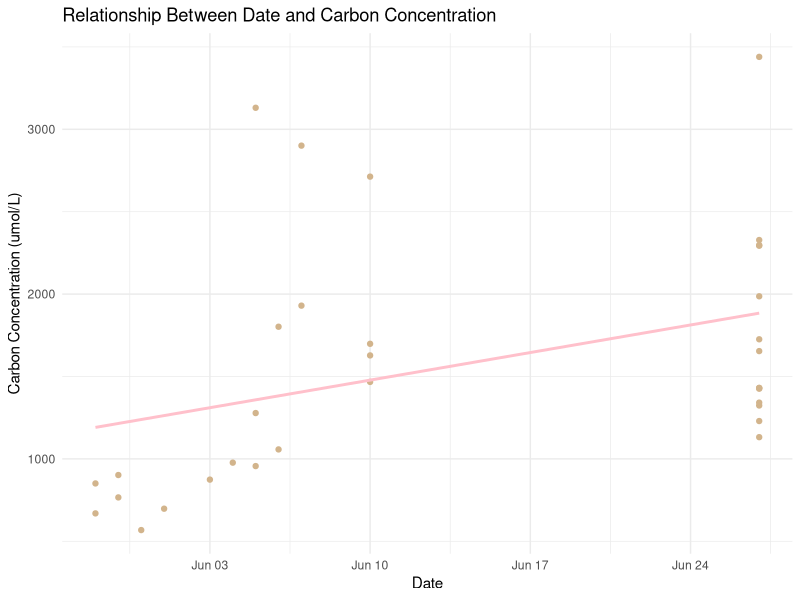
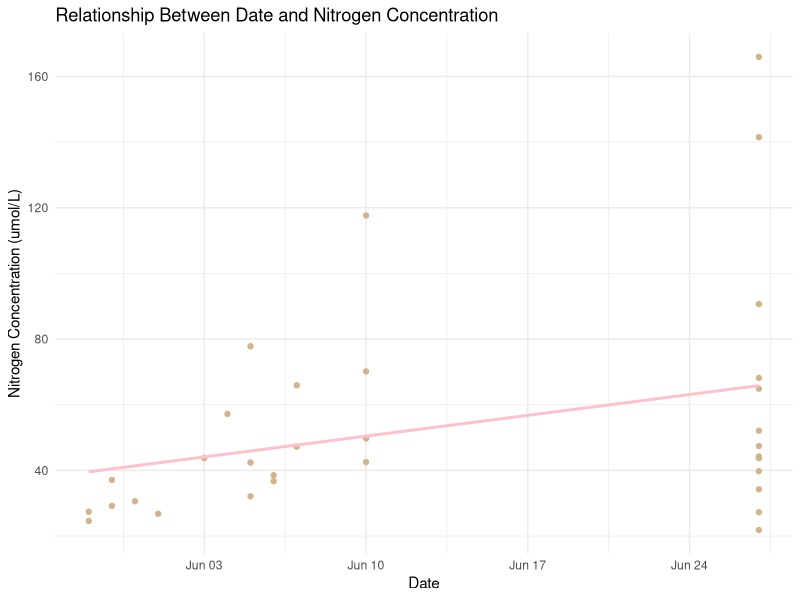
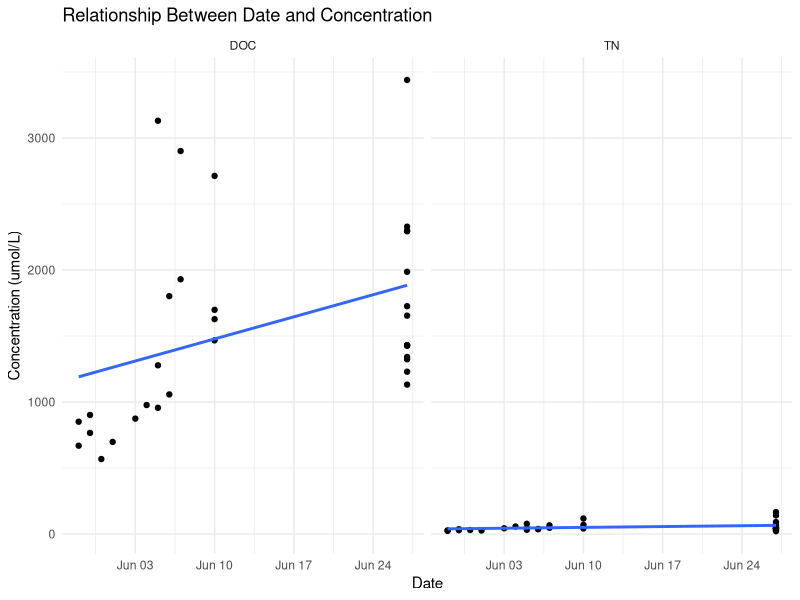
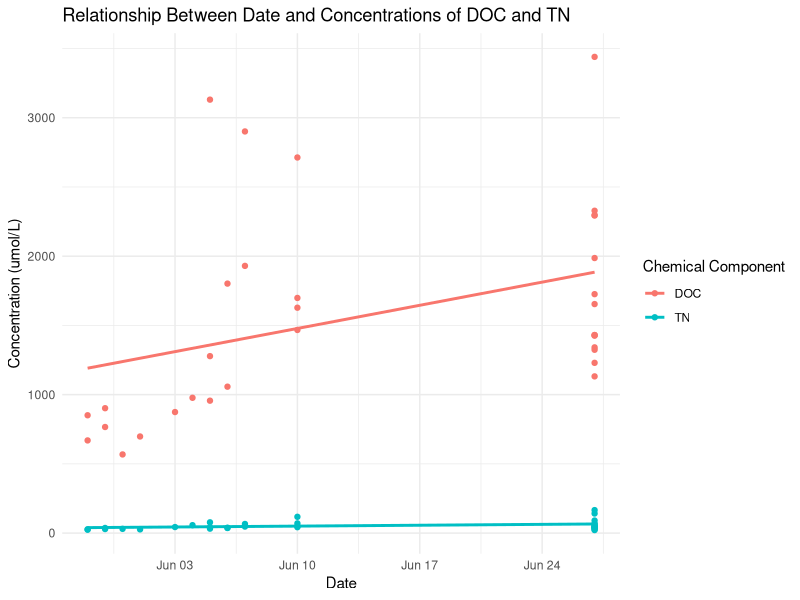
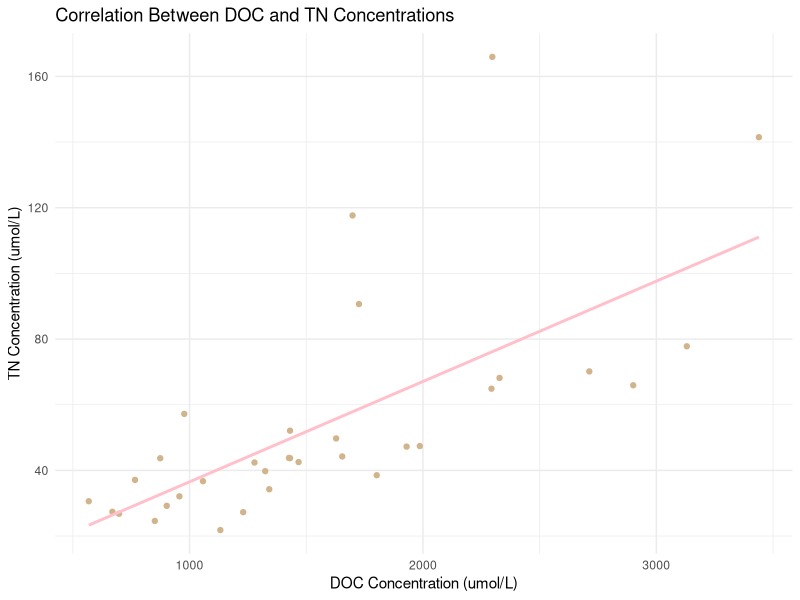
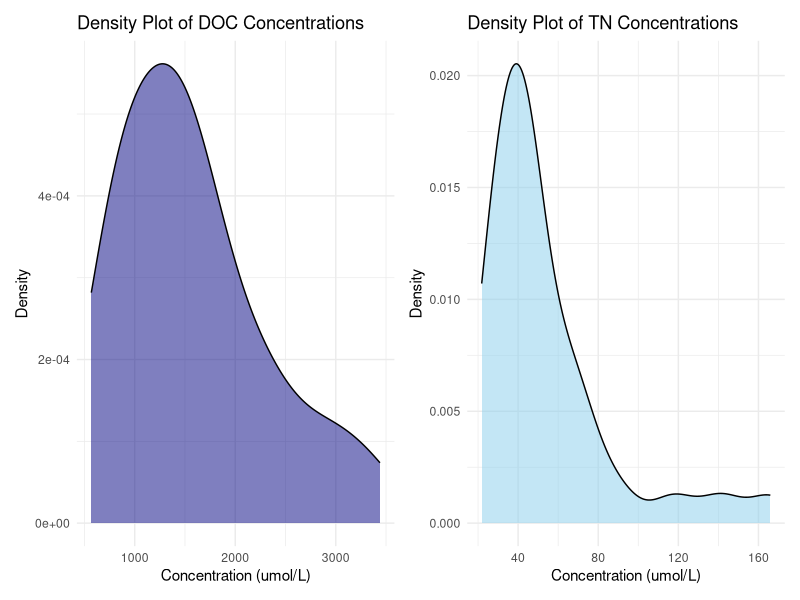
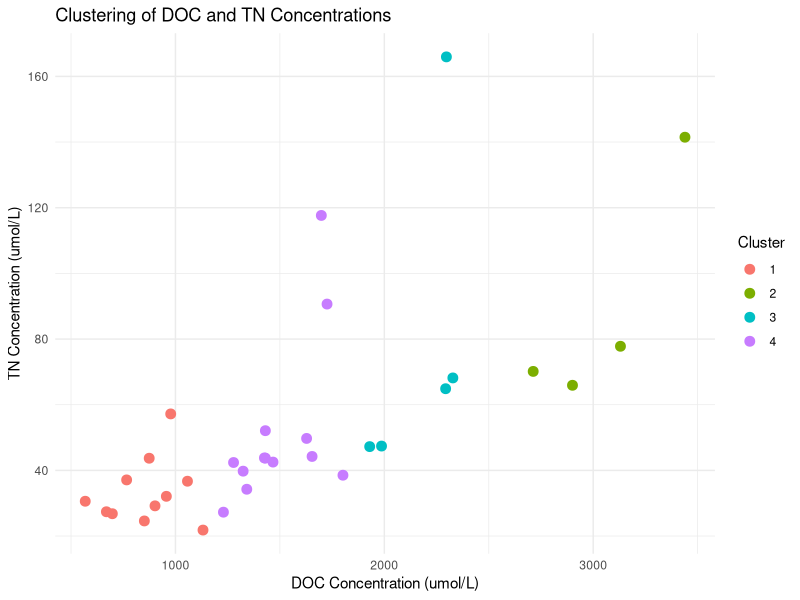

Here is the R script that generated these plots, in order:
## ---- chunk 1
#| include: true
#| error: false
library(tidyverse)
library(patchwork)
library(ggplot2)
library(dplyr)
## ---- chunk 2
#| include: true
DOC <- read.csv("CGAlaskaDOC.csv")
glimpse(DOC)
## ---- chunk 3
#| include: false
TN <- read.csv("CGAlaskaTN.csv")
glimpse(TN)
## ---- chunk 4
#| include: true
colnames(DOC)[colnames(DOC) == "umol.L.C"] <- "concentration"
colnames(TN)[colnames(TN) == "umol.L.N"] <- "concentration"

## ---- chunk 5
#| include: true
DOC$Date <- as.Date(DOC$Date, format = "%m/%d/%Y")
TN$Date <- as.Date(TN$Date, format = "%m/%d/%Y")
## ---- chunk 6
#| label: fig-1
#| fig-cap: "Line graph showing the relationship between date and carbon concentration."
ggplot(DOC, aes(x = Date, y = concentration)) +
  geom_point(color = "tan") +
  geom_smooth(method = "lm", color = "pink", se = FALSE) +
  labs(
    title = "Relationship Between Date and Carbon Concentration",
    x = "Date",
    y = "Carbon Concentration (umol/L)"
  ) +
  theme_minimal()


#| label: fig-2
#| fig-cap: "Line graph showing the relationship between date and nitrogen concentration."
ggplot(TN, aes(x = Date, y = concentration)) +
  geom_point(color = "tan") +
  geom_smooth(method = "lm", color = "pink", se = FALSE) +
  labs(
    title = "Relationship Between Date and Nitrogen Concentration",
    x = "Date",
    y = "Nitrogen Concentration (umol/L)"
  ) +
  theme_minimal()

## ---- chunk 7

DOC$Type <- "DOC"
TN$Type <- "TN"


combined_data <- bind_rows(DOC, TN)

#| label: fig-3
#| fig-cap: "Line graphs showing the relationship between date and carbon and nitrogen concentrations."
ggplot(combined_data, aes(x = Date, y = concentration)) +
  geom_point() +
  geom_smooth(method = "lm", se = FALSE) +
  facet_wrap(~ Type, ncol = 2) +
  labs(
    title = "Relationship Between Date and Concentration",
    x = "Date",
    y = "Concentration (umol/L)"
  ) +
  theme_minimal()

## ---- chunk 8

DOC$Type <- "DOC"
TN$Type <- "TN"
combined_data <- bind_rows(DOC, TN)

#| label: fig-4
#| fig-cap: "Line graph showing the relationships between date and carbon and nitrogen concentrations."
ggplot(combined_data, aes(x = Date, y = concentration, color = Type)) +
  geom_point() +
  geom_smooth(method = "lm", se = FALSE) +
  labs(
    title = "Relationship Between Date and Concentrations of DOC and TN",
    x = "Date",
    y = "Concentration (umol/L)",
    color = "Chemical Component"
  ) +
  theme_minimal()

## ---- chunk 9
merged_data <- merge(DOC, TN, by = "Sample.ID", suffixes = c("_DOC", "_TN"))


#| label: fig-5
#| fig-cap: "Line graph showing the relationship between carbon concentration and nitrogen concentration."
ggplot(merged_data, aes(x = concentration_DOC, y = concentration_TN)) +
  geom_point(color = "tan") +
  geom_smooth(method = "lm", color = "pink", se = FALSE) +
  labs(
    title = "Correlation Between DOC and TN Concentrations",
    x = "DOC Concentration (umol/L)",
    y = "TN Concentration (umol/L)"
  ) +
  theme_minimal()

## ---- chunk 10
#| label: fig-6
#| fig-cap: "Graph showing the density distribution of concentrations of each chemical component."

plot_DOC <- ggplot(DOC, aes(x = concentration)) +
  geom_density(fill = "navy", alpha = 0.5) +
  labs(
    title = "Density Plot of DOC Concentrations",
    x = "Concentration (umol/L)",
    y = "Density"
  ) +
  theme_minimal()


plot_TN <- ggplot(TN, aes(x = concentration)) +
  geom_density(fill = "skyblue", alpha = 0.5) +
  labs(
    title = "Density Plot of TN Concentrations",
    x = "Concentration (umol/L)",
    y = "Density"
  ) +
  theme_minimal()

plot_DOC + plot_TN

## ---- chunk 11
clustering_data <- merged_data[, c("concentration_DOC", "concentration_TN")]
kmeans_result <- kmeans(clustering_data, centers = 4)

merged_data$Cluster <- as.factor(kmeans_result$cluster)

#| label: fig-7
#| fig-cap: "Graph showing the different clusters of data on the correlation graph."
ggplot(merged_data, aes(x = concentration_DOC, y = concentration_TN, color = Cluster)) +
  geom_point(size = 3) +
  labs(
    title = "Clustering of DOC and TN Concentrations",
    x = "DOC Concentration (umol/L)",
    y = "TN Concentration (umol/L)",
    color = "Cluster"
  ) +
  theme_minimal()
